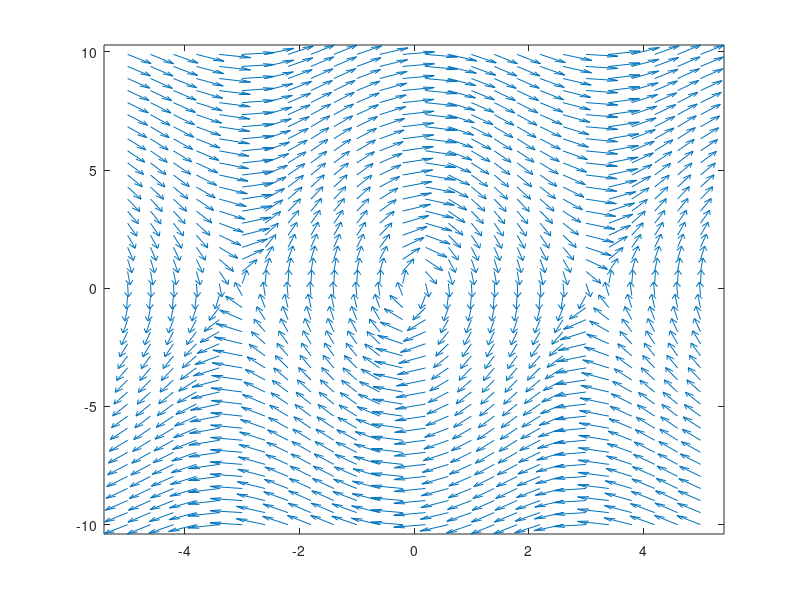

The MATLAB script that drew this image:
[x,y]=meshgrid(-5:.4:5,-10:.51:10);

dy=-9.81*sin(x).*sign(y).^2;
dx = y.*sign(x).^2;

dxu=dx./sqrt(dx.^2+dy.^2);
dyu=dy./sqrt(dx.^2+dy.^2);

quiver(x,y,dxu,dyu)
axis tight